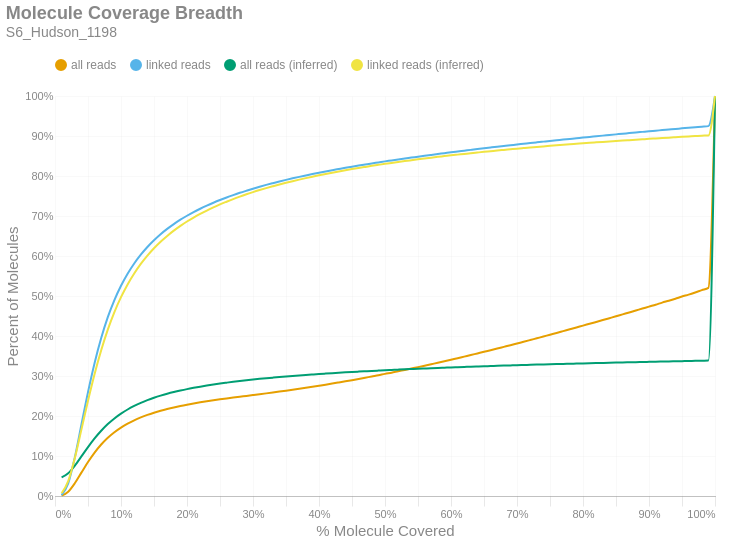

Notebook source saved alongside this figure:
### Markdown cell above
### Molecule Read Coverage
This chart shows molecule coverage breadth as computed by the number of bases aligned to that molecule. In other words, "*how much of each unique long molecule is actually sequenced/aligned?*" Keep in mind there is a distinction between sequences and alignments, since some sequences belonging to a particular molecule may not align well and wouldn't appear in the alignment data. This chart also shows molecule coverage breadth as computed by the *inferred fragment* from which the aligned sequences originate. Unlike read coverage, this calculation takes into account the total insert size, including unsequenced gaps between the forward and reverse reads. Like the previous figures, these are cumulative percents.

### Code cell
if SKIPLR:
    print_html(f"Skipped")
else:
    binned_df = consolidated_hist(valids['coverage_bp'], mask, 0.01, True)
    binned_df_inf = consolidated_hist(valids['coverage_inserts'], mask, 0.01, True)
    binned_df = binned_df.with_columns(pl.lit(binned_df_inf['all reads (cumsum)']).alias('all reads (inferred)'))
    binned_df = binned_df.with_columns(pl.lit(binned_df_inf['linked reads (cumsum)']).alias('linked reads (inferred)'))
    binned_df = binned_df.with_columns(
        (pl.col('bin').cast(pl.Float64) + 0.01).alias('right_edge')
    )

    with SafeRender(binned_df):
        (
            density_plot(binned_df, 'Molecule Coverage Breadth', samplename, 'molcov', ['all reads (inferred)','linked reads (inferred)'])
            .encode(
                #x=alt.X('bin:Q', title="% Molecule Covered").axis(format = '%').scale(padding=0),
                x=alt.X('right_edge:Q', title="% Molecule Covered").axis(format='%').scale(padding=0),
                y=alt.Y('value:Q', title='Percent of Molecules')
                    .axis(format='%')
                    .stack(False)
                    .scale(domainMin=0, padding=0),
                color=alt.Color("key:N").scale(domain = ["all reads", "linked reads", "all reads (inferred)", "linked reads (inferred)"]),
                tooltip = [
                    alt.Tooltip("key:N", title = "Data Type"),
                    alt.Tooltip("range_label:N", title="% Molecule Covered"),
                    alt.Tooltip("value:Q", format = ".2%", title="% Molecules")
                ]
            )
        ).display()

### Figure 1 — Vega-Lite specification as saved in the notebook (floating-point values rounded to 4 significant figures)
{"width": "container", "height": 400, "config": {"title": {"anchor": "start", "dy": -15, "fontSize": 18, "color": "#888888", "subtitleColor": "#888888", "subtitleFontSize": 14}, "arc": {"fill": "#0072B2"}, "axis": {"domainColor": "#888888", "domainWidth": 0.5, "gridWidth": 0.2, "grid": false, "titleFontWeight": 400, "titleFontSize": 15, "labelFontSize": 11, "labelColor": "#888888", "tickColor": "#888888", "tickWidth": 0.2, "titleColor": "#888888"}, "axisBand": {"grid": false}, "axisX": {"grid": true, "tickSize": 10, "domainCap": "round"}, "axisY": {"domain": false, "grid": true, "tickSize": 0, "domainCap": "round"}, "background": "transparent", "header": {"labelFontSize": 15, "labelColor": "#888888", "titleFontSize": 15, "titleFontWeight": 600, "titleColor": "#888888"}, "legend": {"labelFont": "sans-serif", "labelFontSize": 12, "labelColor": "#888888", "symbolSize": 100, "symbolType": "circle", "titleFontSize": 12, "titlePadding": 10, "titleColor": "#888888", "title": null, "orient": "top"}, "range": {"category": ["#E69F00", "#56B4E9", "#009E73", "#F0E442", "#0072B2", "#D55E00", "#CC79A7", "#000000"], "diverging": ["#cfe8f3", "#a2d4ec", "#73bfe2", "#46abdb", "#1696d2", "#12719e"]}, "area": {"fill": "#0072B2", "fillOpacity": 0.7, "line": true, "strokeOpacity": 0.7}, "line": {"color": "#0072B2", "stroke": "#0072B2", "strokeWidth": 2}, "trail": {"color": "#0072B2", "stroke": "#0072B2", "strokeWidth": 0, "size": 1}, "point": {"filled": true, "fillOpacity": 1.0, "size": 95}, "text": {"color": "#888888", "fontSize": 11, "align": "right", "fontWeight": 400, "size": 11}, "bar": {"fill": "#0072B2", "stroke": null}, "view": {"stroke": null, "continuousWidth": 660, "continuousHeight": 400}}, "data": {"name": "data-99d7ac81833403fd7a4d7571c7b4a7d3"}, "mark": {"type": "line", "interpolate": "monotone", "point": {"opacity": 0, "size": 275}}, "encoding": {"color": {"field": "key", "scale": {"domain": ["all reads", "linked reads", "all reads (inferred)", "linked reads (inferred)"]}, "type": "nominal"}, "tooltip": [{"field": "key", "title": "Data Type", "type": "nominal"}, {"field": "range_label", "title": "% Molecule Covered", "type": "nominal"}, {"field": "value", "format": ".2%", "title": "% Molecules", "type": "quantitative"}], "x": {"axis": {"format": "%"}, "field": "right_edge", "scale": {"padding": 0}, "title": "% Molecule Covered", "type": "quantitative"}, "y": {"axis": {"format": "%"}, "field": "value", "scale": {"domainMin": 0, "padding": 0}, "stack": false, "title": "Percent of Molecules", "type": "quantitative"}}, "params": [{"name": "param_c36ac31b6afebe62", "select": {"type": "point", "fields": ["key"]}, "bind": "legend"}], "title": {"text": "Molecule Coverage Breadth", "subtitle": "S6_Hudson_1198"}, "transform": [{"fold": ["all reads (cumsum)", "linked reads (cumsum)", "all reads (inferred)", "linked reads (inferred)"]}, {"calculate": "replace(datum.key, ' (cumsum)', '')", "as": "key"}, {"filter": {"param": "param_c36ac31b6afebe62"}}], "usermeta": {"embedOptions": {"downloadFileName": "S6_Hudson_1198.molcov"}}, "$schema": "https://vega.github.io/schema/vega-lite/v6.1.0.json", "datasets": {"data-99d7ac81833403fd7a4d7571c7b4a7d3": [{"bin": "0.0", "interval": "0.0-0.01", "all reads": 0.0008538, "linked reads": 0.002183, "all reads (cumsum)": 0.0008538, "linked reads (cumsum)": 0.002183, "range_label": "0.0-0.01", "all reads (inferred)": 0.04669, "linked reads (inferred)": 0.006846, "right_edge": 0.01}, {"bin": "0.01", "interval": "0.01-0.02", "all reads": 0.009845, "linked reads": 0.02942, "all reads (cumsum)": 0.0107, "linked reads (cumsum)": 0.03161, "range_label": "0.01-0.02", "all reads (inferred)": 0.05686, "linked reads (inferred)": 0.03699, "right_edge": 0.02}, {"bin": "0.02", "interval": "0.02-0.03", "all reads": 0.0212, "linked reads": 0.06478, "all reads (cumsum)": 0.0319, "linked reads (cumsum)": 0.09639, "range_label": "0.02-0.03", "all reads (inferred)": 0.07574, "linked reads (inferred)": 0.0946, "right_edge": 0.03}, {"bin": "0.03", "interval": "0.03-0.04", "all reads": 0.02656, "linked reads": 0.08165, "all reads (cumsum)": 0.05846, "linked reads (cumsum)": 0.178, "range_label": "0.03-0.04", "all reads (inferred)": 0.09888, "linked reads (inferred)": 0.1659, "right_edge": 0.04}, {"bin": "0.04", "interval": "0.04-0.05", "all reads": 0.02647, "linked reads": 0.08163, "all reads (cumsum)": 0.08493, "linked reads (cumsum)": 0.2597, "range_label": "0.04-0.05", "all reads (inferred)": 0.1223, "linked reads (inferred)": 0.2383, "right_edge": 0.05}, {"bin": "0.05", "interval": "0.05-0.06", "all reads": 0.02366, "linked reads": 0.07304, "all reads (cumsum)": 0.1086, "linked reads (cumsum)": 0.3327, "range_label": "0.05-0.06", "all reads (inferred)": 0.144, "linked reads (inferred)": 0.3053, "right_edge": 0.06}, {"bin": "0.06", "interval": "0.06-0.07", "all reads": 0.0201, "linked reads": 0.06208, "all reads (cumsum)": 0.1287, "linked reads (cumsum)": 0.3948, "range_label": "0.06-0.07", "all reads (inferred)": 0.1631, "linked reads (inferred)": 0.3644, "right_edge": 0.07}, {"bin": "0.07", "interval": "0.07-0.08", "all reads": 0.01693, "linked reads": 0.05227, "all reads (cumsum)": 0.1456, "linked reads (cumsum)": 0.447, "range_label": "0.07-0.08", "all reads (inferred)": 0.1798, "linked reads (inferred)": 0.4161, "right_edge": 0.08}, {"bin": "0.08", "interval": "0.08-0.09", "all reads": 0.01387, "linked reads": 0.04279, "all reads (cumsum)": 0.1595, "linked reads (cumsum)": 0.4898, "range_label": "0.08-0.09", "all reads (inferred)": 0.1939, "linked reads (inferred)": 0.4599, "right_edge": 0.09}, {"bin": "0.09", "interval": "0.09-0.1", "all reads": 0.01159, "linked reads": 0.0357, "all reads (cumsum)": 0.1711, "linked reads (cumsum)": 0.5255, "range_label": "0.09-0.1", "all reads (inferred)": 0.206, "linked reads (inferred)": 0.4971, "right_edge": 0.1}, {"bin": "0.1", "interval": "0.1-0.11", "all reads": 0.009789, "linked reads": 0.03014, "all reads (cumsum)": 0.1809, "linked reads (cumsum)": 0.5557, "range_label": "0.1-0.11", "all reads (inferred)": 0.2163, "linked reads (inferred)": 0.529, "right_edge": 0.11}, {"bin": "0.11", "interval": "0.11-0.12", "all reads": 0.008345, "linked reads": 0.02564, "all reads (cumsum)": 0.1892, "linked reads (cumsum)": 0.5813, "range_label": "0.11-0.12", "all reads (inferred)": 0.2251, "linked reads (inferred)": 0.5563, "right_edge": 0.12}, {"bin": "0.12", "interval": "0.12-0.13", "all reads": 0.007178, "linked reads": 0.02202, "all reads (cumsum)": 0.1964, "linked reads (cumsum)": 0.6033, "range_label": "0.12-0.13", "all reads (inferred)": 0.2329, "linked reads (inferred)": 0.5803, "right_edge": 0.13}, {"bin": "0.13", "interval": "0.13-0.14", "all reads": 0.006281, "linked reads": 0.01926, "all reads (cumsum)": 0.2027, "linked reads (cumsum)": 0.6226, "range_label": "0.13-0.14", "all reads (inferred)": 0.2396, "linked reads (inferred)": 0.6011, "right_edge": 0.14}, {"bin": "0.14", "interval": "0.14-0.15", "all reads": 0.005499, "linked reads": 0.01683, "all reads (cumsum)": 0.2082, "linked reads (cumsum)": 0.6394, "range_label": "0.14-0.15", "all reads (inferred)": 0.2456, "linked reads (inferred)": 0.6195, "right_edge": 0.15}, {"bin": "0.15", "interval": "0.15-0.16", "all reads": 0.004919, "linked reads": 0.01501, "all reads (cumsum)": 0.2131, "linked reads (cumsum)": 0.6544, "range_label": "0.15-0.16", "all reads (inferred)": 0.2508, "linked reads (inferred)": 0.6358, "right_edge": 0.16}, {"bin": "0.16", "interval": "0.16-0.17", "all reads": 0.004369, "linked reads": 0.0133, "all reads (cumsum)": 0.2175, "linked reads (cumsum)": 0.6677, "range_label": "0.16-0.17", "all reads (inferred)": 0.2555, "linked reads (inferred)": 0.6502, "right_edge": 0.17}, {"bin": "0.17", "interval": "0.17-0.18", "all reads": 0.003961, "linked reads": 0.01203, "all reads (cumsum)": 0.2214, "linked reads (cumsum)": 0.6798, "range_label": "0.17-0.18", "all reads (inferred)": 0.2598, "linked reads (inferred)": 0.6634, "right_edge": 0.18}, {"bin": "0.18", "interval": "0.18-0.19", "all reads": 0.003629, "linked reads": 0.01098, "all reads (cumsum)": 0.2251, "linked reads (cumsum)": 0.6907, "range_label": "0.18-0.19", "all reads (inferred)": 0.2637, "linked reads (inferred)": 0.6753, "right_edge": 0.19}, {"bin": "0.19", "interval": "0.19-0.2", "all reads": 0.003284, "linked reads": 0.009863, "all reads (cumsum)": 0.2283, "linked reads (cumsum)": 0.7006, "range_label": "0.19-0.2", "all reads (inferred)": 0.2672, "linked reads (inferred)": 0.6863, "right_edge": 0.2}, {"bin": "0.2", "interval": "0.2-0.21", "all reads": 0.00306, "linked reads": 0.009163, "all reads (cumsum)": 0.2314, "linked reads (cumsum)": 0.7098, "range_label": "0.2-0.21", "all reads (inferred)": 0.2704, "linked reads (inferred)": 0.6961, "right_edge": 0.21}, {"bin": "0.21", "interval": "0.21-0.22", "all reads": 0.002824, "linked reads": 0.008372, "all reads (cumsum)": 0.2342, "linked reads (cumsum)": 0.7181, "range_label": "0.21-0.22", "all reads (inferred)": 0.2734, "linked reads (inferred)": 0.7052, "right_edge": 0.22}, {"bin": "0.22", "interval": "0.22-0.23", "all reads": 0.002645, "linked reads": 0.007775, "all reads (cumsum)": 0.2369, "linked reads (cumsum)": 0.7259, "range_label": "0.22-0.23", "all reads (inferred)": 0.2761, "linked reads (inferred)": 0.7136, "right_edge": 0.23}, {"bin": "0.23", "interval": "0.23-0.24", "all reads": 0.002488, "linked reads": 0.007257, "all reads (cumsum)": 0.2394, "linked reads (cumsum)": 0.7332, "range_label": "0.23-0.24", "all reads (inferred)": 0.2787, "linked reads (inferred)": 0.7215, "right_edge": 0.24}, {"bin": "0.24", "interval": "0.24-0.25", "all reads": 0.002351, "linked reads": 0.006788, "all reads (cumsum)": 0.2417, "linked reads (cumsum)": 0.74, "range_label": "0.24-0.25", "all reads (inferred)": 0.2811, "linked reads (inferred)": 0.7289, "right_edge": 0.25}, {"bin": "0.25", "interval": "0.25-0.26", "all reads": 0.002232, "linked reads": 0.006364, "all reads (cumsum)": 0.2439, "linked reads (cumsum)": 0.7463, "range_label": "0.25-0.26", "all reads (inferred)": 0.2833, "linked reads (inferred)": 0.7357, "right_edge": 0.26}, {"bin": "0.26", "interval": "0.26-0.27", "all reads": 0.002121, "linked reads": 0.005941, "all reads (cumsum)": 0.2461, "linked reads (cumsum)": 0.7523, "range_label": "0.26-0.27", "all reads (inferred)": 0.2855, "linked reads (inferred)": 0.7423, "right_edge": 0.27}, {"bin": "0.27", "interval": "0.27-0.28", "all reads": 0.002098, "linked reads": 0.005706, "all reads (cumsum)": 0.2482, "linked reads (cumsum)": 0.758, "range_label": "0.27-0.28", "all reads (inferred)": 0.2875, "linked reads (inferred)": 0.7484, "right_edge": 0.28}, {"bin": "0.28", "interval": "0.28-0.29", "all reads": 0.002058, "linked reads": 0.005272, "all reads (cumsum)": 0.2502, "linked reads (cumsum)": 0.7632, "range_label": "0.28-0.29", "all reads (inferred)": 0.2894, "linked reads (inferred)": 0.7542, "right_edge": 0.29}, {"bin": "0.29", "interval": "0.29-0.3", "all reads": 0.002092, "linked reads": 0.005078, "all reads (cumsum)": 0.2523, "linked reads (cumsum)": 0.7683, "range_label": "0.29-0.3", "all reads (inferred)": 0.2912, "linked reads (inferred)": 0.7597, "right_edge": 0.3}, {"bin": "0.3", "interval": "0.3-0.31", "all reads": 0.00211, "linked reads": 0.004811, "all reads (cumsum)": 0.2544, "linked reads (cumsum)": 0.7731, "range_label": "0.3-0.31", "all reads (inferred)": 0.2928, "linked reads (inferred)": 0.7649, "right_edge": 0.31}, {"bin": "0.31", "interval": "0.31-0.32", "all reads": 0.002154, "linked reads": 0.00461, "all reads (cumsum)": 0.2566, "linked reads (cumsum)": 0.7777, "range_label": "0.31-0.32", "all reads (inferred)": 0.2944, "linked reads (inferred)": 0.7697, "right_edge": 0.32}, {"bin": "0.32", "interval": "0.32-0.33", "all reads": 0.002195, "linked reads": 0.00434, "all reads (cumsum)": 0.2588, "linked reads (cumsum)": 0.7821, "range_label": "0.32-0.33", "all reads (inferred)": 0.2959, "linked reads (inferred)": 0.7743, "right_edge": 0.33}, {"bin": "0.33", "interval": "0.33-0.34", "all reads": 0.002264, "linked reads": 0.004224, "all reads (cumsum)": 0.261, "linked reads (cumsum)": 0.7863, "range_label": "0.33-0.34", "all reads (inferred)": 0.2974, "linked reads (inferred)": 0.7788, "right_edge": 0.34}, {"bin": "0.34", "interval": "0.34-0.35", "all reads": 0.002308, "linked reads": 0.004035, "all reads (cumsum)": 0.2633, "linked reads (cumsum)": 0.7903, "range_label": "0.34-0.35", "all reads (inferred)": 0.2988, "linked reads (inferred)": 0.783, "right_edge": 0.35}, {"bin": "0.35", "interval": "0.35-0.36", "all reads": 0.002336, "linked reads": 0.003843, "all reads (cumsum)": 0.2657, "linked reads (cumsum)": 0.7942, "range_label": "0.35-0.36", "all reads (inferred)": 0.3001, "linked reads (inferred)": 0.7871, "right_edge": 0.36}, {"bin": "0.36", "interval": "0.36-0.37", "all reads": 0.002393, "linked reads": 0.003651, "all reads (cumsum)": 0.2681, "linked reads (cumsum)": 0.7978, "range_label": "0.36-0.37", "all reads (inferred)": 0.3014, "linked reads (inferred)": 0.7909, "right_edge": 0.37}, {"bin": "0.37", "interval": "0.37-0.38", "all reads": 0.002445, "linked reads": 0.003492, "all reads (cumsum)": 0.2705, "linked reads (cumsum)": 0.8013, "range_label": "0.37-0.38", "all reads (inferred)": 0.3026, "linked reads (inferred)": 0.7947, "right_edge": 0.38}, {"bin": "0.38", "interval": "0.38-0.39", "all reads": 0.002552, "linked reads": 0.003502, "all reads (cumsum)": 0.2731, "linked reads (cumsum)": 0.8048, "range_label": "0.38-0.39", "all reads (inferred)": 0.3038, "linked reads (inferred)": 0.7982, "right_edge": 0.39}, {"bin": "0.39", "interval": "0.39-0.4", "all reads": 0.00262, "linked reads": 0.003342, "all reads (cumsum)": 0.2757, "linked reads (cumsum)": 0.8082, "range_label": "0.39-0.4", "all reads (inferred)": 0.3049, "linked reads (inferred)": 0.8017, "right_edge": 0.4}, {"bin": "0.4", "interval": "0.4-0.41", "all reads": 0.002635, "linked reads": 0.003192, "all reads (cumsum)": 0.2783, "linked reads (cumsum)": 0.8114, "range_label": "0.4-0.41", "all reads (inferred)": 0.306, "linked reads (inferred)": 0.805, "right_edge": 0.41}, {"bin": "0.41", "interval": "0.41-0.42", "all reads": 0.002731, "linked reads": 0.003108, "all reads (cumsum)": 0.2811, "linked reads (cumsum)": 0.8145, "range_label": "0.41-0.42", "all reads (inferred)": 0.3071, "linked reads (inferred)": 0.8082, "right_edge": 0.42}, {"bin": "0.42", "interval": "0.42-0.43", "all reads": 0.002802, "linked reads": 0.002969, "all reads (cumsum)": 0.2839, "linked reads (cumsum)": 0.8174, "range_label": "0.42-0.43", "all reads (inferred)": 0.3081, "linked reads (inferred)": 0.8114, "right_edge": 0.43}, {"bin": "0.43", "interval": "0.43-0.44", "all reads": 0.002832, "linked reads": 0.002948, "all reads (cumsum)": 0.2867, "linked reads (cumsum)": 0.8204, "range_label": "0.43-0.44", "all reads (inferred)": 0.3091, "linked reads (inferred)": 0.8144, "right_edge": 0.44}, {"bin": "0.44", "interval": "0.44-0.45", "all reads": 0.002939, "linked reads": 0.002839, "all reads (cumsum)": 0.2896, "linked reads (cumsum)": 0.8232, "range_label": "0.44-0.45", "all reads (inferred)": 0.31, "linked reads (inferred)": 0.8173, "right_edge": 0.45}, {"bin": "0.45", "interval": "0.45-0.46", "all reads": 0.002995, "linked reads": 0.002787, "all reads (cumsum)": 0.2926, "linked reads (cumsum)": 0.826, "range_label": "0.45-0.46", "all reads (inferred)": 0.311, "linked reads (inferred)": 0.8201, "right_edge": 0.46}, {"bin": "0.46", "interval": "0.46-0.47", "all reads": 0.003059, "linked reads": 0.002716, "all reads (cumsum)": 0.2957, "linked reads (cumsum)": 0.8287, "range_label": "0.46-0.47", "all reads (inferred)": 0.3118, "linked reads (inferred)": 0.8227, "right_edge": 0.47}, {"bin": "0.47", "interval": "0.47-0.48", "all reads": 0.003145, "linked reads": 0.002699, "all reads (cumsum)": 0.2988, "linked reads (cumsum)": 0.8314, "range_label": "0.47-0.48", "all reads (inferred)": 0.3127, "linked reads (inferred)": 0.8254, "right_edge": 0.48}, {"bin": "0.48", "interval": "0.48-0.49", "all reads": 0.003016, "linked reads": 0.002524, "all reads (cumsum)": 0.3018, "linked reads (cumsum)": 0.834, "range_label": "0.48-0.49", "all reads (inferred)": 0.3135, "linked reads (inferred)": 0.8279, "right_edge": 0.49}, {"bin": "0.49", "interval": "0.49-0.5", "all reads": 0.003467, "linked reads": 0.002582, "all reads (cumsum)": 0.3053, "linked reads (cumsum)": 0.8365, "range_label": "0.49-0.5", "all reads (inferred)": 0.3144, "linked reads (inferred)": 0.8304, "right_edge": 0.5}, {"bin": "0.5", "interval": "0.5-0.51", "all reads": 0.003046, "linked reads": 0.002371, "all reads (cumsum)": 0.3084, "linked reads (cumsum)": 0.8389, "range_label": "0.5-0.51", "all reads (inferred)": 0.3151, "linked reads (inferred)": 0.8327, "right_edge": 0.51}, {"bin": "0.51", "interval": "0.51-0.52", "all reads": 0.003482, "linked reads": 0.002487, "all reads (cumsum)": 0.3118, "linked reads (cumsum)": 0.8414, "range_label": "0.51-0.52", "all reads (inferred)": 0.3159, "linked reads (inferred)": 0.8351, "right_edge": 0.52}, {"bin": "0.52", "interval": "0.52-0.53", "all reads": 0.003385, "linked reads": 0.002355, "all reads (cumsum)": 0.3152, "linked reads (cumsum)": 0.8437, "range_label": "0.52-0.53", "all reads (inferred)": 0.3167, "linked reads (inferred)": 0.8373, "right_edge": 0.53}, {"bin": "0.53", "interval": "0.53-0.54", "all reads": 0.003478, "linked reads": 0.002271, "all reads (cumsum)": 0.3187, "linked reads (cumsum)": 0.846, "range_label": "0.53-0.54", "all reads (inferred)": 0.3174, "linked reads (inferred)": 0.8395, "right_edge": 0.54}, {"bin": "0.54", "interval": "0.54-0.55", "all reads": 0.003482, "linked reads": 0.00232, "all reads (cumsum)": 0.3222, "linked reads (cumsum)": 0.8483, "range_label": "0.54-0.55", "all reads (inferred)": 0.3181, "linked reads (inferred)": 0.8416, "right_edge": 0.55}, {"bin": "0.55", "interval": "0.55-0.56", "all reads": 0.003614, "linked reads": 0.00226, "all reads (cumsum)": 0.3258, "linked reads (cumsum)": 0.8506, "range_label": "0.55-0.56", "all reads (inferred)": 0.3188, "linked reads (inferred)": 0.8438, "right_edge": 0.56}, {"bin": "0.56", "interval": "0.56-0.57", "all reads": 0.003658, "linked reads": 0.002182, "all reads (cumsum)": 0.3295, "linked reads (cumsum)": 0.8528, "range_label": "0.56-0.57", "all reads (inferred)": 0.3195, "linked reads (inferred)": 0.8459, "right_edge": 0.57}, {"bin": "0.57", "interval": "0.57-0.58", "all reads": 0.003601, "linked reads": 0.002149, "all reads (cumsum)": 0.3331, "linked reads (cumsum)": 0.8549, "range_label": "0.57-0.58", "all reads (inferred)": 0.3202, "linked reads (inferred)": 0.8478, "right_edge": 0.58}, {"bin": "0.58", "interval": "0.58-0.59", "all reads": 0.003762, "linked reads": 0.002123, "all reads (cumsum)": 0.3368, "linked reads (cumsum)": 0.8571, "range_label": "0.58-0.59", "all reads (inferred)": 0.3208, "linked reads (inferred)": 0.8497, "right_edge": 0.59}, {"bin": "0.59", "interval": "0.59-0.6", "all reads": 0.003896, "linked reads": 0.002154, "all reads (cumsum)": 0.3407, "linked reads (cumsum)": 0.8592, "range_label": "0.59-0.6", "all reads (inferred)": 0.3214, "linked reads (inferred)": 0.8516, "right_edge": 0.6}, {"bin": "0.6", "interval": "0.6-0.61", "all reads": 0.003758, "linked reads": 0.002041, "all reads (cumsum)": 0.3445, "linked reads (cumsum)": 0.8612, "range_label": "0.6-0.61", "all reads (inferred)": 0.322, "linked reads (inferred)": 0.8534, "right_edge": 0.61}, {"bin": "0.61", "interval": "0.61-0.62", "all reads": 0.00397, "linked reads": 0.002021, "all reads (cumsum)": 0.3484, "linked reads (cumsum)": 0.8633, "range_label": "0.61-0.62", "all reads (inferred)": 0.3226, "linked reads (inferred)": 0.8552, "right_edge": 0.62}, {"bin": "0.62", "interval": "0.62-0.63", "all reads": 0.003941, "linked reads": 0.002027, "all reads (cumsum)": 0.3524, "linked reads (cumsum)": 0.8653, "range_label": "0.62-0.63", "all reads (inferred)": 0.3232, "linked reads (inferred)": 0.857, "right_edge": 0.63}, {"bin": "0.63", "interval": "0.63-0.64", "all reads": 0.004028, "linked reads": 0.002015, "all reads (cumsum)": 0.3564, "linked reads (cumsum)": 0.8673, "range_label": "0.63-0.64", "all reads (inferred)": 0.3238, "linked reads (inferred)": 0.8587, "right_edge": 0.64}, {"bin": "0.64", "interval": "0.64-0.65", "all reads": 0.00399, "linked reads": 0.00198, "all reads (cumsum)": 0.3604, "linked reads (cumsum)": 0.8693, "range_label": "0.64-0.65", "all reads (inferred)": 0.3243, "linked reads (inferred)": 0.8604, "right_edge": 0.65}, {"bin": "0.65", "interval": "0.65-0.66", "all reads": 0.004199, "linked reads": 0.001951, "all reads (cumsum)": 0.3646, "linked reads (cumsum)": 0.8712, "range_label": "0.65-0.66", "all reads (inferred)": 0.3249, "linked reads (inferred)": 0.862, "right_edge": 0.66}, {"bin": "0.66", "interval": "0.66-0.67", "all reads": 0.004064, "linked reads": 0.001923, "all reads (cumsum)": 0.3687, "linked reads (cumsum)": 0.8732, "range_label": "0.66-0.67", "all reads (inferred)": 0.3254, "linked reads (inferred)": 0.8636, "right_edge": 0.67}, {"bin": "0.67", "interval": "0.67-0.68", "all reads": 0.004121, "linked reads": 0.00184, "all reads (cumsum)": 0.3728, "linked reads (cumsum)": 0.875, "range_label": "0.67-0.68", "all reads (inferred)": 0.326, "linked reads (inferred)": 0.8652, "right_edge": 0.68}, {"bin": "0.68", "interval": "0.68-0.69", "all reads": 0.004122, "linked reads": 0.001845, "all reads (cumsum)": 0.3769, "linked reads (cumsum)": 0.8769, "range_label": "0.68-0.69", "all reads (inferred)": 0.3265, "linked reads (inferred)": 0.8668, "right_edge": 0.69}, {"bin": "0.69", "interval": "0.69-0.7", "all reads": 0.004347, "linked reads": 0.001879, "all reads (cumsum)": 0.3813, "linked reads (cumsum)": 0.8787, "range_label": "0.69-0.7", "all reads (inferred)": 0.327, "linked reads (inferred)": 0.8683, "right_edge": 0.7}, {"bin": "0.7", "interval": "0.7-0.71", "all reads": 0.004228, "linked reads": 0.001824, "all reads (cumsum)": 0.3855, "linked reads (cumsum)": 0.8806, "range_label": "0.7-0.71", "all reads (inferred)": 0.3275, "linked reads (inferred)": 0.8698, "right_edge": 0.71}, {"bin": "0.71", "interval": "0.71-0.72", "all reads": 0.004375, "linked reads": 0.001848, "all reads (cumsum)": 0.3899, "linked reads (cumsum)": 0.8824, "range_label": "0.71-0.72", "all reads (inferred)": 0.328, "linked reads (inferred)": 0.8712, "right_edge": 0.72}, {"bin": "0.72", "interval": "0.72-0.73", "all reads": 0.004441, "linked reads": 0.001776, "all reads (cumsum)": 0.3943, "linked reads (cumsum)": 0.8842, "range_label": "0.72-0.73", "all reads (inferred)": 0.3285, "linked reads (inferred)": 0.8726, "right_edge": 0.73}, {"bin": "0.73", "interval": "0.73-0.74", "all reads": 0.004393, "linked reads": 0.00175, "all reads (cumsum)": 0.3987, "linked reads (cumsum)": 0.8859, "range_label": "0.73-0.74", "all reads (inferred)": 0.3289, "linked reads (inferred)": 0.874, "right_edge": 0.74}, {"bin": "0.74", "interval": "0.74-0.75", "all reads": 0.004629, "linked reads": 0.001747, "all reads (cumsum)": 0.4033, "linked reads (cumsum)": 0.8877, "range_label": "0.74-0.75", "all reads (inferred)": 0.3294, "linked reads (inferred)": 0.8754, "right_edge": 0.75}, {"bin": "0.75", "interval": "0.75-0.76", "all reads": 0.004355, "linked reads": 0.001681, "all reads (cumsum)": 0.4077, "linked reads (cumsum)": 0.8894, "range_label": "0.75-0.76", "all reads (inferred)": 0.3298, "linked reads (inferred)": 0.8767, "right_edge": 0.76}, {"bin": "0.76", "interval": "0.76-0.77", "all reads": 0.004521, "linked reads": 0.001686, "all reads (cumsum)": 0.4122, "linked reads (cumsum)": 0.891, "range_label": "0.76-0.77", "all reads (inferred)": 0.3303, "linked reads (inferred)": 0.878, "right_edge": 0.77}, {"bin": "0.77", "interval": "0.77-0.78", "all reads": 0.004503, "linked reads": 0.001671, "all reads (cumsum)": 0.4167, "linked reads (cumsum)": 0.8927, "range_label": "0.77-0.78", "all reads (inferred)": 0.3307, "linked reads (inferred)": 0.8793, "right_edge": 0.78}, {"bin": "0.78", "interval": "0.78-0.79", "all reads": 0.004529, "linked reads": 0.001655, "all reads (cumsum)": 0.4212, "linked reads (cumsum)": 0.8944, "range_label": "0.78-0.79", "all reads (inferred)": 0.3311, "linked reads (inferred)": 0.8805, "right_edge": 0.79}, {"bin": "0.79", "interval": "0.79-0.8", "all reads": 0.004802, "linked reads": 0.001739, "all reads (cumsum)": 0.426, "linked reads (cumsum)": 0.8961, "range_label": "0.79-0.8", "all reads (inferred)": 0.3315, "linked reads (inferred)": 0.8818, "right_edge": 0.8}, {"bin": "0.8", "interval": "0.8-0.81", "all reads": 0.004494, "linked reads": 0.001563, "all reads (cumsum)": 0.4305, "linked reads (cumsum)": 0.8977, "range_label": "0.8-0.81", "all reads (inferred)": 0.3319, "linked reads (inferred)": 0.883, "right_edge": 0.81}, {"bin": "0.81", "interval": "0.81-0.82", "all reads": 0.004653, "linked reads": 0.001655, "all reads (cumsum)": 0.4352, "linked reads (cumsum)": 0.8993, "range_label": "0.81-0.82", "all reads (inferred)": 0.3323, "linked reads (inferred)": 0.8841, "right_edge": 0.82}, {"bin": "0.82", "interval": "0.82-0.83", "all reads": 0.004679, "linked reads": 0.001607, "all reads (cumsum)": 0.4399, "linked reads (cumsum)": 0.9009, "range_label": "0.82-0.83", "all reads (inferred)": 0.3327, "linked reads (inferred)": 0.8853, "right_edge": 0.83}, {"bin": "0.83", "interval": "0.83-0.84", "all reads": 0.004715, "linked reads": 0.00154, "all reads (cumsum)": 0.4446, "linked reads (cumsum)": 0.9025, "range_label": "0.83-0.84", "all reads (inferred)": 0.3331, "linked reads (inferred)": 0.8864, "right_edge": 0.84}, {"bin": "0.84", "interval": "0.84-0.85", "all reads": 0.004721, "linked reads": 0.001591, "all reads (cumsum)": 0.4493, "linked reads (cumsum)": 0.9041, "range_label": "0.84-0.85", "all reads (inferred)": 0.3335, "linked reads (inferred)": 0.8875, "right_edge": 0.85}, {"bin": "0.85", "interval": "0.85-0.86", "all reads": 0.004813, "linked reads": 0.001627, "all reads (cumsum)": 0.4541, "linked reads (cumsum)": 0.9057, "range_label": "0.85-0.86", "all reads (inferred)": 0.3339, "linked reads (inferred)": 0.8886, "right_edge": 0.86}, {"bin": "0.86", "interval": "0.86-0.87", "all reads": 0.004771, "linked reads": 0.001517, "all reads (cumsum)": 0.4589, "linked reads (cumsum)": 0.9072, "range_label": "0.86-0.87", "all reads (inferred)": 0.3342, "linked reads (inferred)": 0.8897, "right_edge": 0.87}, {"bin": "0.87", "interval": "0.87-0.88", "all reads": 0.00488, "linked reads": 0.001596, "all reads (cumsum)": 0.4638, "linked reads (cumsum)": 0.9088, "range_label": "0.87-0.88", "all reads (inferred)": 0.3346, "linked reads (inferred)": 0.8907, "right_edge": 0.88}, {"bin": "0.88", "interval": "0.88-0.89", "all reads": 0.004789, "linked reads": 0.001518, "all reads (cumsum)": 0.4685, "linked reads (cumsum)": 0.9103, "range_label": "0.88-0.89", "all reads (inferred)": 0.335, "linked reads (inferred)": 0.8918, "right_edge": 0.89}, {"bin": "0.89", "interval": "0.89-0.9", "all reads": 0.00496, "linked reads": 0.001522, "all reads (cumsum)": 0.4735, "linked reads (cumsum)": 0.9118, "range_label": "0.89-0.9", "all reads (inferred)": 0.3353, "linked reads (inferred)": 0.8928, "right_edge": 0.9}, {"bin": "0.9", "interval": "0.9-0.91", "all reads": 0.004652, "linked reads": 0.00143, "all reads (cumsum)": 0.4782, "linked reads (cumsum)": 0.9133, "range_label": "0.9-0.91", "all reads (inferred)": 0.3357, "linked reads (inferred)": 0.8938, "right_edge": 0.91}, {"bin": "0.91", "interval": "0.91-0.92", "all reads": 0.005351, "linked reads": 0.001477, "all reads (cumsum)": 0.4835, "linked reads (cumsum)": 0.9148, "range_label": "0.91-0.92", "all reads (inferred)": 0.336, "linked reads (inferred)": 0.8949, "right_edge": 0.92}, {"bin": "0.92", "interval": "0.92-0.93", "all reads": 0.004657, "linked reads": 0.001452, "all reads (cumsum)": 0.4882, "linked reads (cumsum)": 0.9162, "range_label": "0.92-0.93", "all reads (inferred)": 0.3364, "linked reads (inferred)": 0.8959, "right_edge": 0.93}, {"bin": "0.93", "interval": "0.93-0.94", "all reads": 0.005056, "linked reads": 0.001463, "all reads (cumsum)": 0.4932, "linked reads (cumsum)": 0.9177, "range_label": "0.93-0.94", "all reads (inferred)": 0.3368, "linked reads (inferred)": 0.8969, "right_edge": 0.94}, {"bin": "0.94", "interval": "0.94-0.95", "all reads": 0.0055, "linked reads": 0.001414, "all reads (cumsum)": 0.4987, "linked reads (cumsum)": 0.9191, "range_label": "0.94-0.95", "all reads (inferred)": 0.3371, "linked reads (inferred)": 0.8979, "right_edge": 0.95}, {"bin": "0.95", "interval": "0.95-0.96", "all reads": 0.004715, "linked reads": 0.00145, "all reads (cumsum)": 0.5034, "linked reads (cumsum)": 0.9205, "range_label": "0.95-0.96", "all reads (inferred)": 0.3375, "linked reads (inferred)": 0.8988, "right_edge": 0.96}, {"bin": "0.96", "interval": "0.96-0.97", "all reads": 0.005439, "linked reads": 0.001393, "all reads (cumsum)": 0.5089, "linked reads (cumsum)": 0.9219, "range_label": "0.96-0.97", "all reads (inferred)": 0.3378, "linked reads (inferred)": 0.8998, "right_edge": 0.97}, {"bin": "0.97", "interval": "0.97-0.98", "all reads": 0.005918, "linked reads": 0.001363, "all reads (cumsum)": 0.5148, "linked reads (cumsum)": 0.9233, "range_label": "0.97-0.98", "all reads (inferred)": 0.3382, "linked reads (inferred)": 0.9008, "right_edge": 0.98}, {"bin": "0.98", "interval": "0.98-0.99", "all reads": 0.005549, "linked reads": 0.001439, "all reads (cumsum)": 0.5203, "linked reads (cumsum)": 0.9247, "range_label": "0.98-0.99", "all reads (inferred)": 0.3386, "linked reads (inferred)": 0.9014, "right_edge": 0.99}, {"bin": "0.99", "interval": "0.99-1.0", "all reads": 0.4797, "linked reads": 0.07528, "all reads (cumsum)": 1.0, "linked reads (cumsum)": 1.0, "range_label": "0.99-1.0", "all reads (inferred)": 1.0, "linked reads (inferred)": 1.0, "right_edge": 1.0}]}}
